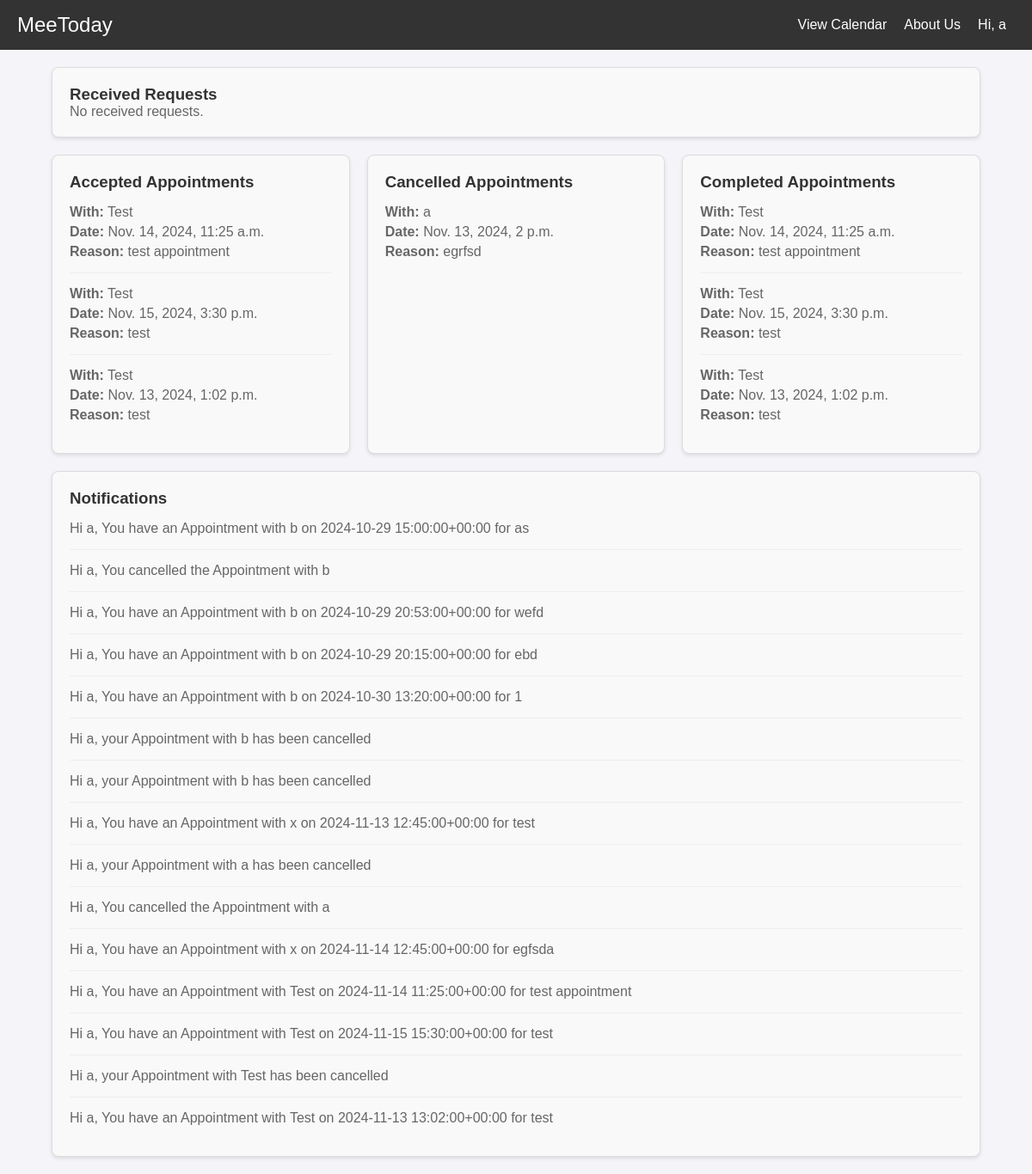
Before: /notifications/ (signed in) with the older database file.
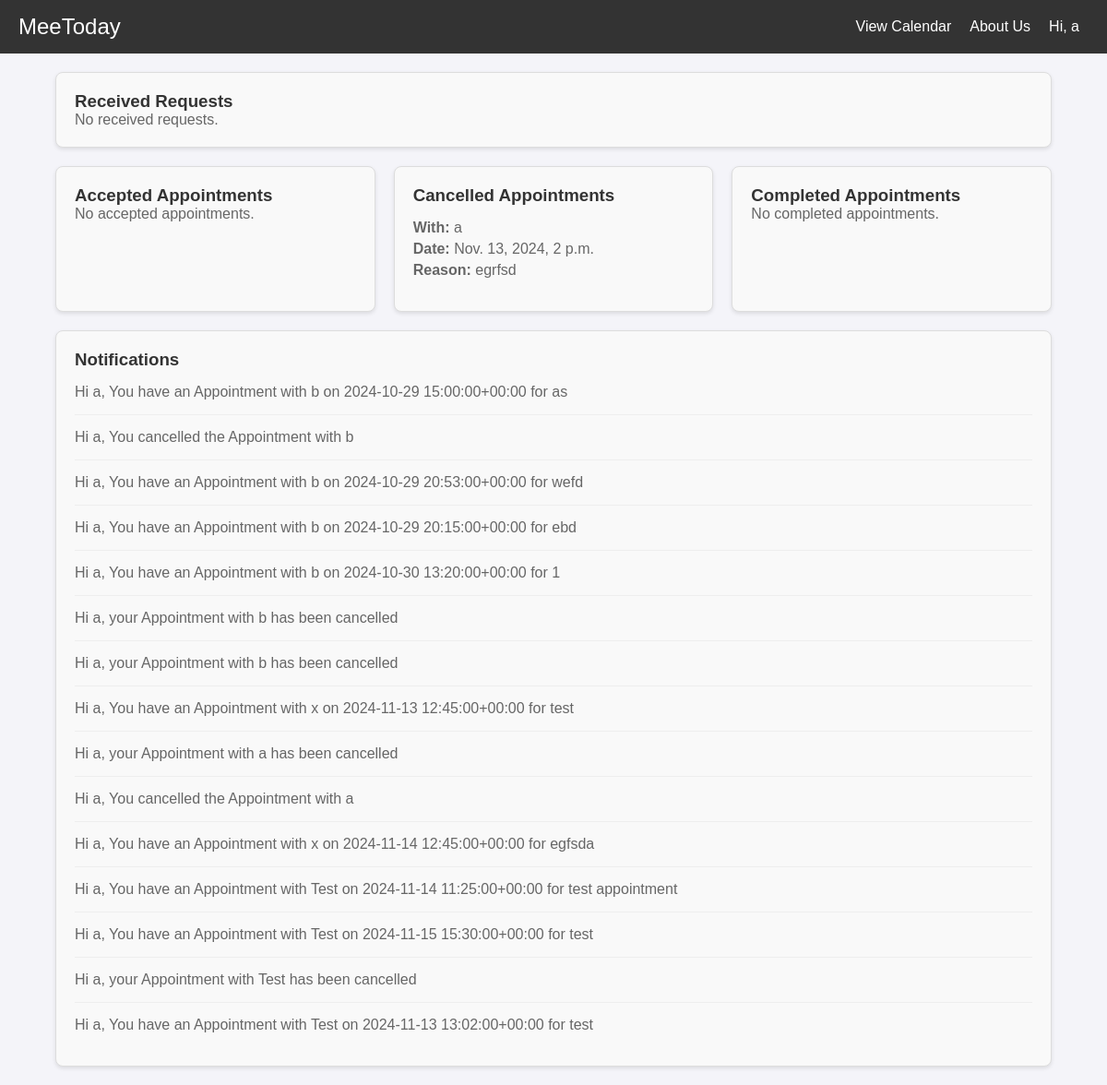
After: the same page with the newer database file.
### appointments/models.py (models this page shows, shortened)
class Appointment(models.Model):
    STATUS_CHOICES = [
        ('pending', 'Pending'),
        ('accepted', 'Accepted'),
        ('modified', 'Modified'),
        ('rejected', 'Rejected'),
    ]
    requester = models.ForeignKey(User, on_delete=models.CASCADE, related_name='sent_requests')
    recipient = models.ForeignKey(User, on_delete=models.CASCADE, related_name='received_requests')
    date = models.DateTimeField()
    end_time = models.DateTimeField()  # New field for the end time
    reason = models.TextField()
    status = models.CharField(max_length=10, choices=STATUS_CHOICES, default='pending')

class Notification(models.Model):
    user = models.ForeignKey(User, on_delete=models.CASCADE)
    message = models.TextField()
    created_at = models.DateTimeField(auto_now_add=True)

### appointments/views.py (the view)
# urls.py: path('notifications/', views.notifications_view, name='notifications'),
@login_required
def notifications_view(request):
    received_requests = Appointment.objects.filter(recipient=request.user, status='pending')
    accepted_appointments = Appointment.objects.filter(
        (Q(recipient=request.user) | Q(requester=request.user)) & Q(status='accepted')
    )
    cancelled_appointments = Appointment.objects.filter(
        (Q(recipient=request.user) | Q(requester=request.user)) & Q(status='rejected')
    )
    completed_appointments = Appointment.objects.filter(
        (Q(recipient=request.user) | Q(requester=request.user)) & Q(date__lt=timezone.now()) & Q(status='accepted')
    )
    notifications = Notification.objects.filter(user=request.user)
    context = {
        'received_requests': received_requests,
        'accepted_appointments': accepted_appointments,
        'cancelled_appointments': cancelled_appointments,
        'completed_appointments': completed_appointments,
        'notifications': notifications,
        'user': request.user,
    }
    return render(request, 'notifications.html', context)

### appointments/templatetags/custom_filters.py (called while the page is built)
@register.filter
def other_user(appointment, user):
    if appointment.requester == user:
        return appointment.recipient.username
    return appointment.requester.username

### appointments/templates/notifications.html (shortened to what this page needs)
{% extends 'base.html' %}
{% load custom_filters %}
{% block content %}
    <div class="notifications-container">
        <div class="notification-box">
            <h3>Received Requests</h3>
            {% for appointment in received_requests %}
                <div class="notification-item">
                    <p><strong>From:</strong> {{ appointment.requester.username }}</p>
                    <p><strong>Date:</strong> {{ appointment.date }}</p>
                    <p><strong>Reason:</strong> {{ appointment.reason }}</p>
                    <form method="POST" action="{% url 'handle_request' appointment.id %}">
                        {% csrf_token %}
                        <button type="submit" name="action" value="accept" class="accept">Accept</button>
                        <button type="submit" name="action" value="modify" class="modify">Modify</button>
                        <button type="submit" name="action" value="cancel" class="cancel">Cancel</button>
                    </form>
                </div>
            {% empty %}
                <p>No received requests.</p>
            {% endfor %}
        </div>
        <div class="flex-row">
            <div class="notification-box">
                <h3>Accepted Appointments</h3>
                {% for appointment in accepted_appointments %}
                    <div class="notification-item">
                        <p><strong>With:</strong> {{ appointment|other_user:user }}</p>
                        <p><strong>Date:</strong> {{ appointment.date }}</p>
                        <p><strong>Reason:</strong> {{ appointment.reason }}</p>
                    </div>
                {% empty %}
                    <p>No accepted appointments.</p>
                {% endfor %}
            </div>
            <div class="notification-box">
                <h3>Cancelled Appointments</h3>
                {% for appointment in cancelled_appointments %}
                    <div class="notification-item">
                        <p><strong>With:</strong> {{ appointment|other_user:user }}</p>
                        <p><strong>Date:</strong> {{ appointment.date }}</p>
                        <p><strong>Reason:</strong> {{ appointment.reason }}</p>
                    </div>
                {% empty %}
                    <p>No cancelled or rejected appointments.</p>
                {% endfor %}
            </div>
            <div class="notification-box">
                <h3>Completed Appointments</h3>
                {% for appointment in completed_appointments %}
                    <div class="notification-item">
                        <p><strong>With:</strong> {{ appointment|other_user:user }}</p>
                        <p><strong>Date:</strong> {{ appointment.date }}</p>
                        <p><strong>Reason:</strong> {{ appointment.reason }}</p>
                    </div>
                {% empty %}
                    <p>No completed appointments.</p>
                {% endfor %}
            </div>
        </div>
        <div class="notification-box">
            <h3>Notifications</h3>
            {% for notification in notifications %}
                <div class="notification-item">
                    <p>{{ notification.message }}</p>
                </div>
            {% endfor %}
        </div>
    </div>
{% endblock %}

Changed rows visible on the page:
removed Appointment: requester.username "Test", date "Nov. 14, 2024, 11:25 a.m.", reason "test appointment"
removed Appointment: requester+recipient "Test", date "Nov. 15, 2024, 3:30 p.m.", reason "test"
removed Appointment: requester+recipient "Test", date "Nov. 13, 2024, 1:02 p.m.", reason "test"
Other visible differences:
text now shown: "No accepted appointments. No completed appointments."
